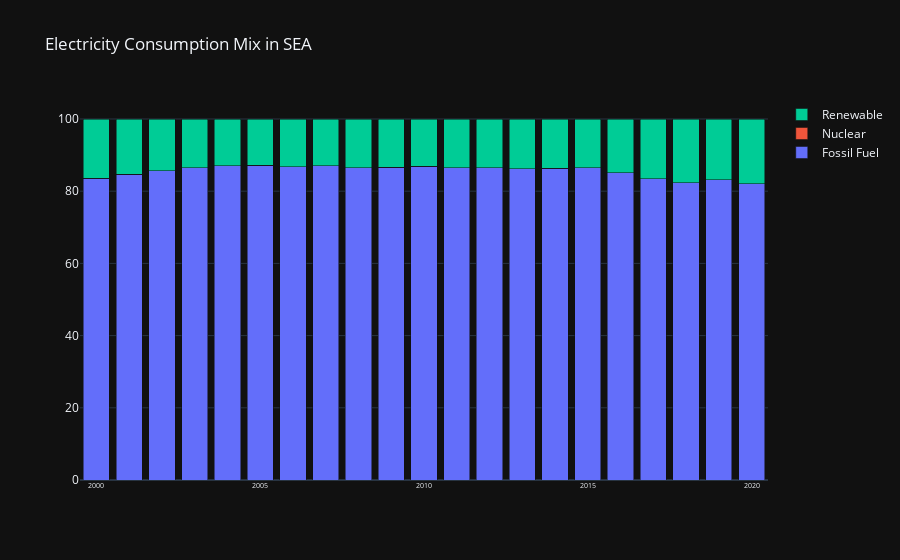

Notebook code for this chart:
### Code cell
fig_electricity_sea_portion = go.Figure()
fig_electricity_sea_portion = fig_electricity_sea_portion.add_trace(go.Bar(x = electricity_sea_sum.index, y = electricity_sea_sum['% Fossil Fuel'], name = 'Fossil Fuel'))
fig_electricity_sea_portion = fig_electricity_sea_portion.add_trace(go.Bar(x = electricity_sea_sum.index, y = electricity_sea_sum['% Nuclear'], name = 'Nuclear'))
fig_electricity_sea_portion = fig_electricity_sea_portion.add_trace(go.Bar(x = electricity_sea_sum.index, y = electricity_sea_sum['% Renewable'], name = 'Renewable'))
fig_electricity_sea_portion = fig_electricity_sea_portion.update_layout( title = 'Electricity Consumption Mix in SEA', xaxis_tickfont_size = 7, template = 'plotly_dark', barmode = 'stack')
fig_electricity_sea_portion.show()

### Figure 1 — Plotly figure (JSON) as saved in the notebook; plotly's stock layout.template omitted (floating-point values rounded to 4 significant figures)
{"data": [{"name": "Fossil Fuel", "type": "bar", "x": [2000, 2001, 2002, 2003, 2004, 2005, 2006, 2007, 2008, 2009, 2010, 2011, 2012, 2013, 2014, 2015, 2016, 2017, 2018, 2019, 2020], "y": [83.61, 84.7, 85.67, 86.53, 87.01, 87.14, 86.82, 87.03, 86.56, 86.65, 86.93, 86.46, 86.47, 86.17, 86.39, 86.54, 85.11, 83.42, 82.31, 83.17, 82.06]}, {"name": "Nuclear", "type": "bar", "x": [2000, 2001, 2002, 2003, 2004, 2005, 2006, 2007, 2008, 2009, 2010, 2011, 2012, 2013, 2014, 2015, 2016, 2017, 2018, 2019, 2020], "y": [0, 0, 0, 0, 0, 0, 0, 0, 0, 0, 0, 0, 0, 0, 0, 0, 0, 0, 0, 0, 0]}, {"name": "Renewable", "type": "bar", "x": [2000, 2001, 2002, 2003, 2004, 2005, 2006, 2007, 2008, 2009, 2010, 2011, 2012, 2013, 2014, 2015, 2016, 2017, 2018, 2019, 2020], "y": [16.39, 15.3, 14.33, 13.47, 12.99, 12.86, 13.18, 12.97, 13.44, 13.35, 13.07, 13.54, 13.53, 13.83, 13.61, 13.46, 14.89, 16.58, 17.69, 16.83, 17.94]}], "layout": {"barmode": "stack", "title": {"text": "Electricity Consumption Mix in SEA"}, "xaxis": {"tickfont": {"size": 7}}}}
